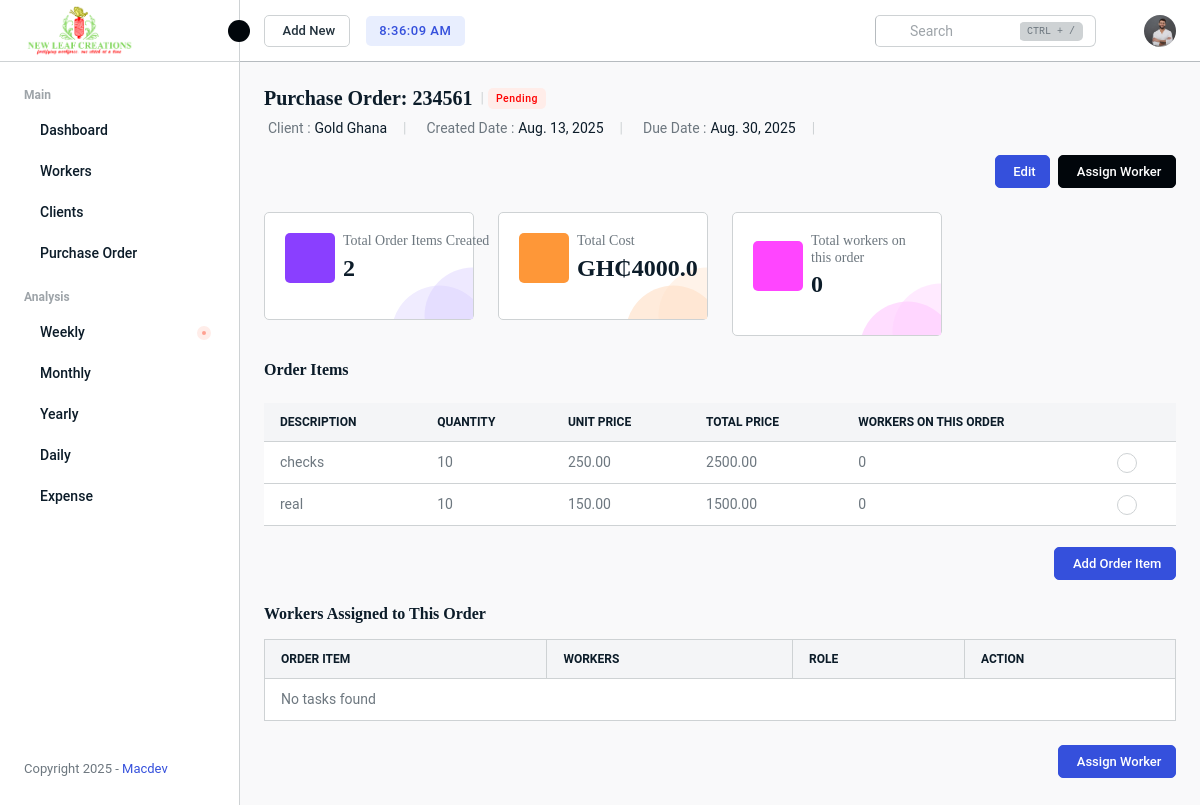
/management/purchase-order/1/, run on an earlier commit of the app's database.
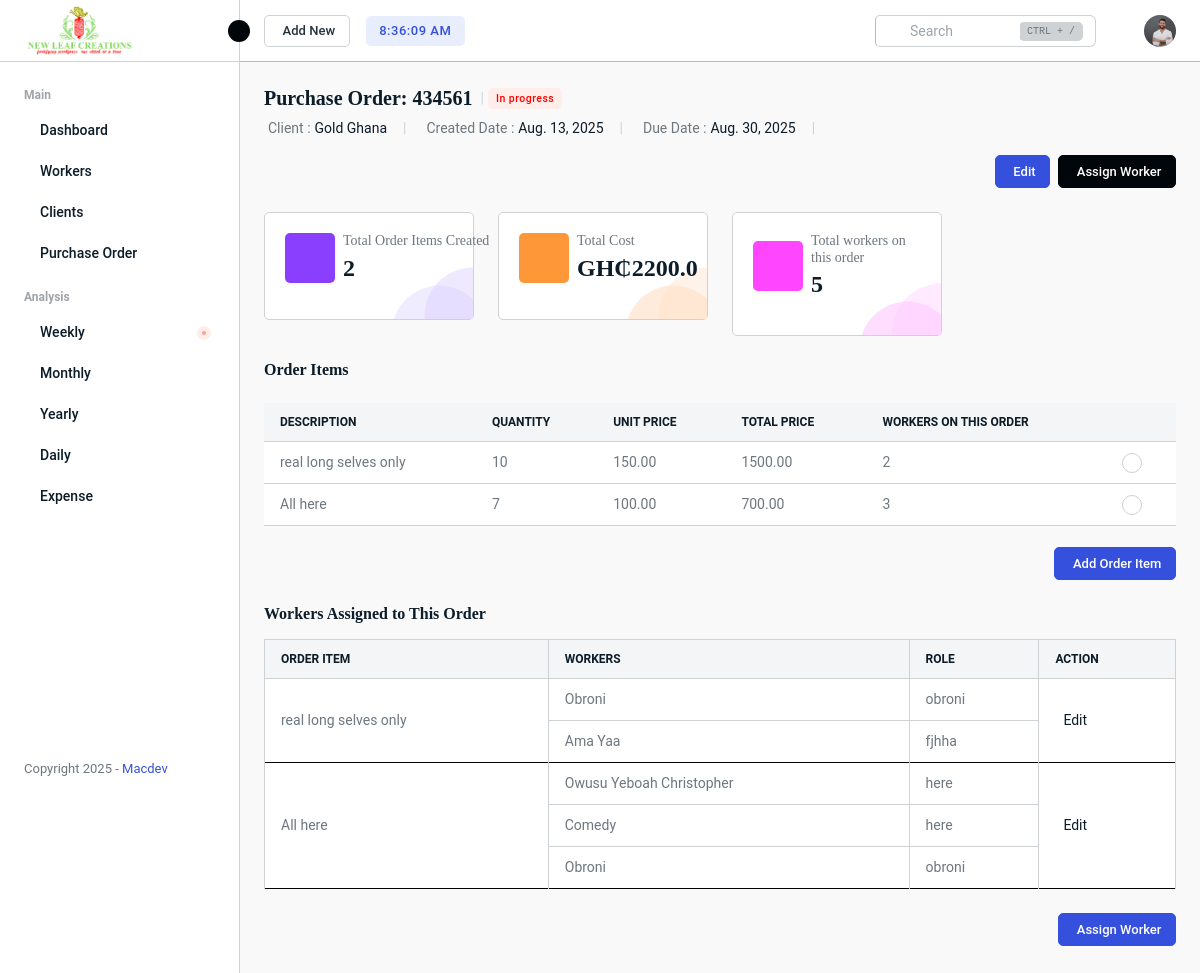
And on a later commit of the database.
### managementSystem/models.py (models this page shows, shortened)
class PurchaseOrder(models.Model):
    po_number = models.CharField(max_length=100, unique=True)
    client = models.ForeignKey(Client, on_delete=models.CASCADE)
    date = models.DateField()
    due_date = models.DateField()
    status = models.CharField(max_length=20, default='Pending')

class OrderItem(models.Model):
    po = models.ForeignKey(PurchaseOrder, related_name='items', on_delete=models.CASCADE)
    description = models.TextField()
    quantity = models.PositiveIntegerField()
    unit_price = models.DecimalField(max_digits=10, decimal_places=2)
    def total_price(self):
        return self.quantity * self.unit_price

class Client(models.Model):
    name = models.CharField(max_length=200)
    address = models.TextField()
    contact_email = models.EmailField()
    phone = models.CharField(max_length=15)

class TaskAssignment(models.Model):
    order_item = models.ForeignKey(OrderItem, on_delete=models.CASCADE)
    workers = models.ManyToManyField(Worker)
    deadline = models.DateField()
    is_group_task = models.BooleanField(default=True)
    price_per_task = models.DecimalField(max_digits=10, decimal_places=2)  # user-defined price per task
    status = models.CharField(max_length=20, default='Assigned')

### workers/models.py (models this page shows, shortened)
class Worker(models.Model):
    name = models.CharField(max_length=100)
    phone = models.CharField(max_length=20, null=True)
    email = models.EmailField(blank=True)
    gender = models.CharField(max_length=10, choices=[('Male', 'Male'), ('Female', 'Female')], null=True)
    role = models.CharField(max_length=100, null=True)
    address = models.TextField(null=True)
    photo = models.ImageField(upload_to='img/users/', null=True, blank=True)
    is_active = models.BooleanField(default=True)
    registered_on = models.DateTimeField(auto_now_add=True, null=True)

### managementSystem/views.py (the view)
# urls.py: path('purchase-order/<int:po_id>/', views.view_po, name='view_po'),
def view_po(request, po_id):
    po = get_object_or_404(PurchaseOrder, id=po_id)
    items = OrderItem.objects.filter(po=po)
    total_items = items.count()
    total_cost = items.aggregate(
        total=Sum(F('quantity') * F('unit_price'), output_field=FloatField())
    )['total'] or 0
    task_assignments = TaskAssignment.objects.filter(order_item__po=po).prefetch_related('workers')
    workers = set()
    for task in task_assignments:
        for worker in task.workers.all():
            workers.add(worker)
    item_workers = []
    for item in items:
        workers = Worker.objects.filter(
            taskassignment__order_item=item
        ).distinct()
        item_workers.append({
            "item": item,
            "workers": workers
        })
    for item in items:
        item.worker_count = TaskAssignment.objects.filter(order_item=item) \
            .annotate(num_workers=Count('workers')) \
            .aggregate(total_workers=Sum('num_workers'))['total_workers'] or 0
    grand_total_workers = sum(item.worker_count for item in items)
    return render(request, 'orders/view_po.html', {
        'po': po,
        'items': items,
        'total_cost': total_cost,
        'workers': workers,
        'total_items': total_items,
        'grand_total_workers': grand_total_workers,
        "item_workers": item_workers,
        "task_assignments": task_assignments
    })

### managementSystem/templates/orders/view_po.html (shortened to what the changed rows need)
{% extends "base.html" %}
{% load static %}
{% block content %}
    <div class="main-wrapper">
        <div class="page-wrapper">
            <div class="content content-two">
                <div class="d-flex align-items-center mb-2">
                    <h3 class="d-flex align-items-center fw-bold"><a href="{% url 'managementSystem:edit_po' po.id %}" class="d-inline-flex align-items-center">Purchase Order: {{ po.po_number }}</a></h3>
                    <span class="text-gray-1 mx-1">|</span>
                    <span class="badge badge-sm fs-10 bg-danger-transparent">{{ po.status }}</span>
                </div>
                <div class="d-flex align-items-center flex-wrap mb-3 gap-3">
                    <p class="mb-0 d-inline-flex align-items-center">Client : <span class="text-gray-9 ms-1">{{ po.client.name }}</span></p>
                    <p class="mb-0 d-inline-flex align-items-center">Created Date : <span class="text-gray-9 ms-1">{{ po.date }}</span></p>
                    <p class="mb-0 d-inline-flex align-items-center">Due Date : <span class="text-gray-9 ms-1">{{ po.due_date }}</span></p>
                </div>
                <div class="row">
                    <div class="col-md-6 col-xl-3">
                        <div class="card pro-card shadow-none">
                            <div class="card-body">
                                <div class="d-flex align-items-center mb-3">
                                    <div>
                                        <h2>{{total_items}}</h2>
                                    </div>
                                </div>
                            </div>
                        </div>
                    </div>
                    <div class="col-md-6 col-xl-3">
                        <div class="card pro-card shadow-none">
                            <div class="card-body">
                                <div class="d-flex align-items-center mb-3">
                                    <div>
                                        <h6 class="fw-medium text-default mb-1">Total Cost</h6>
                                        <h2>GH₵{{total_cost}}</h2>
                                    </div>
                                </div>
                            </div>
                        </div>
                    </div>
                    <div class="col-md-6 col-xl-3">
                        <div class="card pro-card shadow-none">
                            <div class="card-body">
                                <div class="d-flex align-items-center mb-3">
                                    <div>
                                        <h6 class="fw-medium text-default mb-1">Total workers on this order</h6>
                                        <h2>{{grand_total_workers}}</h2>
                                    </div>
                                </div>
                            </div>
                        </div>
                    </div>
                </div>
                <div>
                    <div class="table-responsive no-pagination">
                        <table class="table">
                            <thead class="thead-light text-uppercase">
                                <tr>
                                    <th class="no-sort">Description</th>
                                    <th class="no-sort">Quantity</th>
                                    <th class="no-sort">Unit Price</th>
                                    <th class="no-sort">Total Price</th>
                                    <th class="no-sort">Workers on this order</th>
                                    <th class="text-end no-sort"></th>
                                </tr>
                            </thead>
                            <tbody>
                                {% for item in items %}
                                <tr>
                                    <td>{{ item.description }}</td>
                                    <td>{{ item.quantity }}</td>
                                    <td>{{ item.unit_price }}</td>
                                    <td>{{ item.total_price }}</td>
                                    <td>{{ item.worker_count }}</td>
                                    <td class="text-end action-item">
                                        <a data-bs-toggle="dropdown" href="javascript:void(0);">
                                        </a>
                                    </td>
                                </tr>
                                {% empty %}
                                <tr>
                                    <td colspan="6">No items yet.</td>
                                </tr>
                                {% endfor %}
                            </tbody>
                        </table>
                    </div> <br>
                    <div class="d-flex align-items-center justify-content-between flex-wrap gap-3 table-header mb-4">
                            <table class="table table-bordered">
                                <thead class="thead-light text-uppercase">
                                    <tr>
                                        <th>Order Item</th>
                                        <th>Workers</th>
                                        <th>Role</th>
                                        <th>Action</th>
                                    </tr>
                                </thead>
                                <tbody>
                                    {% if task_assignments %}
                                        {% for task in task_assignments %}
                                            {% if task.workers.all %}
                                                {% for worker in task.workers.all %}
                                                    <tr {% if forloop.last %}style="border-bottom: 1px solid black;"{% endif %}>
                                                        {% if forloop.first %}
                                                            <td rowspan="{{ task.workers.count }}">
                                                                {{ task.order_item.description }}
                                                            </td>
                                                        {% endif %}
                                                        <td>{{ worker.name }}</td>
                                                        <td>{{ worker.role }}</td>
                                                        {% if forloop.first %}
                                                            <td rowspan="{{ task.workers.count }}">
                                                                <a href="{% url 'managementSystem:edit_task_assignment' task.id %}">Edit</a>
                                                            </td>
                                                        {% endif %}
                                                    </tr>
                                                {% endfor %}
                                            {% else %}
                                                <tr>
                                                    <td>{{ task.order_item.description }}</td>
                                                    <td colspan="3">No workers assigned</td>
                                                </tr>
                                            {% endif %}
                                        {% endfor %}
                                    {% else %}
                                        <tr>
                                            <td colspan="4">No tasks found</td>
                                        </tr>
                                    {% endif %}
                                </tbody>
                            </table>
                    </div>
                </div>
            </div>
        </div>
    </div>
{% endblock %}

What changed in the data, as far as the page shows it:
removed OrderItem: description "checks", quantity "10", unit_price "250.00", total_price "2500.00", worker_count "0"
changed PurchaseOrder "Gold Ghana": po_number "234561" → "434561"; status "Pending" → "In progress"
changed OrderItem: description "real" → "real long selves only"; worker_count "0" → "2"
added OrderItem: description "All here", quantity "7", unit_price "100.00", total_price "700.00", worker_count "3"
added TaskAssignment: order_item.description "real long selves only"
now on this page (row unchanged): Worker: name "Obroni", role "obroni"
now on this page (row unchanged): Worker: name "Ama Yaa", role "fjhha"
added TaskAssignment: order_item.description "All here"
now on this page (row unchanged): Worker: name "Owusu Yeboah Christopher", role "here"
now on this page (row unchanged): Worker: name "Comedy", role "here"
Also different on the page:
{{ total_cost }}: "4000.0" → "2200.0"
{{ grand_total_workers }}: "0" → "5"
text no longer shown: "No tasks found"
